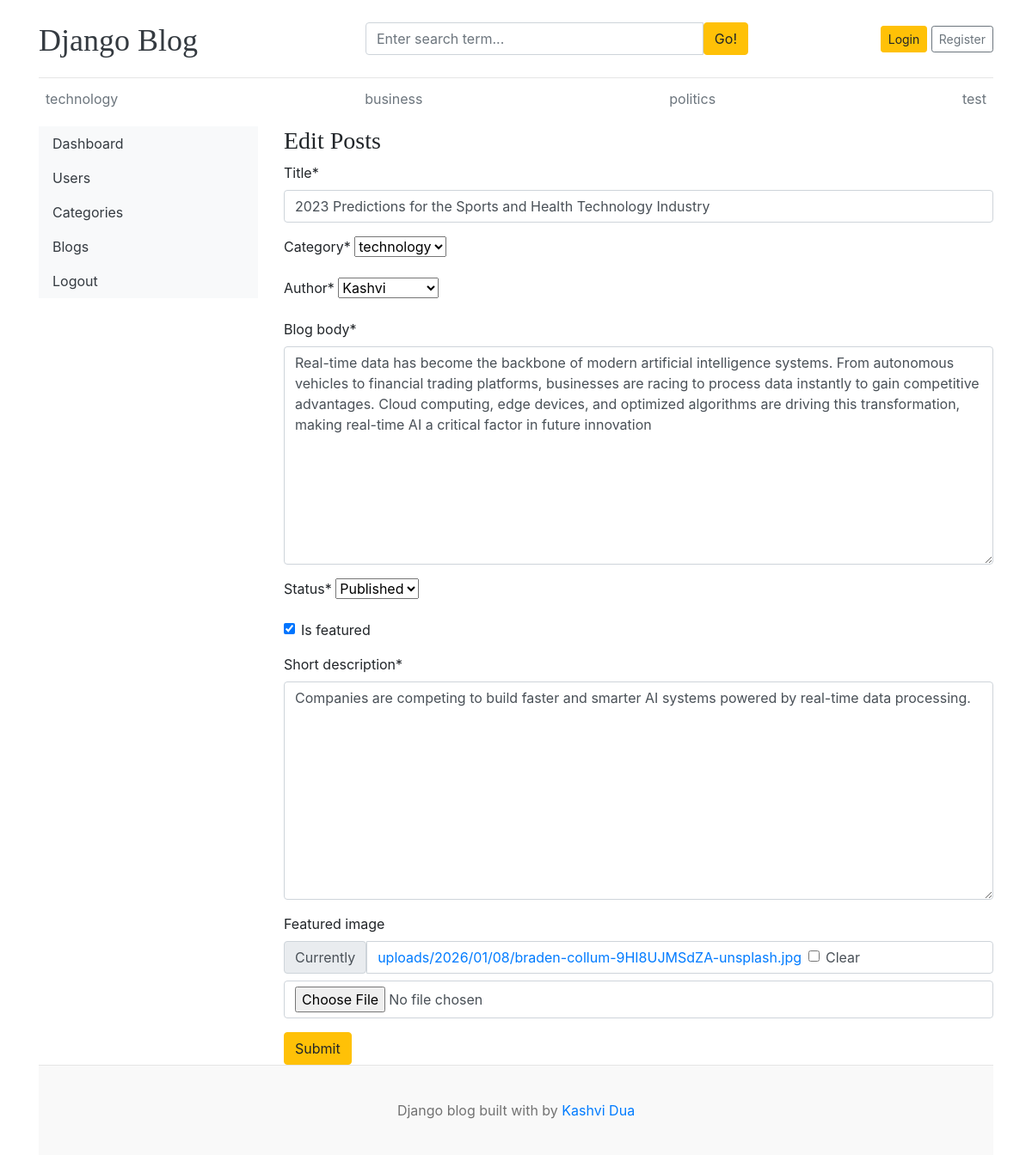
Screenshot of /dashboard/posts/edit/2/ with the database file from the repository.
### blogs/models.py (models this page shows, shortened)
class category(models.Model):
    category_name= models.CharField(max_length=50,unique=True)
    created_at= models.DateTimeField(auto_now_add=True)
    updated_at=models.DateTimeField(auto_now=True)
    def __str__(self):
        return self.category_name

class Blog(models.Model):
    title=models.CharField(max_length=100)
    slug=models.SlugField(max_length=150,unique=True)
    Category=models.ForeignKey(category,on_delete=models.CASCADE)
    author=models.ForeignKey(User,on_delete=models.CASCADE)
    featured_image = models.ImageField(
        upload_to='uploads/%Y/%m/%d',
        blank=True,
        null=True
    )
    short_description = models.TextField(max_length=500)
    blog_body = models.TextField(max_length=2000)
    status = models.IntegerField(
        choices=STATUS_CHOICES,
        default=0
    )
    is_featured = models.BooleanField(default=False)
    created_at = models.DateTimeField(auto_now_add=True)
    updated_at = models.DateTimeField(auto_now=True)

### dashboards/views.py (the view)
# urls.py: path('posts/edit/<int:pk>/',views.editpost,name='editpost'),
def editpost(request,pk):
    category_obj = get_object_or_404(Blog, pk=pk)
    if request.method == 'POST':
        form = BlogForm(request.POST, instance=category_obj)
        if form.is_valid():
            form.save()   # 🔁 update existing
            return redirect('posts')
    else:
        form = BlogForm(instance=category_obj)  # pre-filled form
    context={
        'form': form,
    }
    return render(request,'dashboard/editpost.html',context)

### dashboards/forms.py
class BlogForm(forms.ModelForm):
    class Meta:
        model = Blog
        fields =  (
            'title',
            'Category',
            'author',
            'blog_body',
            'status',
            'is_featured',
            'short_description',
            "featured_image",
        )

### blogs/context_preprocessor.py (called while the page is built)
def get_category(request):
    categories= category.objects.all()
    return dict(categories=categories)

### templates/dashboard/editpost.html (shortened to what this page needs)
{% extends 'base.html' %}
{% block content %}
{% load crispy_forms_tags %}
<div class="row">
    {% include 'dashboard/sidebar.html' %}
    <div class="col-md-9">
<h3>Edit
    Posts</h3>
       <form action="" method="post" enctype="multipart/form-data">
 {{ form|crispy }}
 <button type="submit" class="btn btn-warning">Submit</button>
       </form>
    </div>
</div>
{% endblock %}

### templates/base.html (shortened to what this page needs)
{% load static %}
<!DOCTYPE html>
<html lang="en">
<head>
    <link href="https://getbootstrap.com/docs/4.0/dist/css/bootstrap.min.css" rel="stylesheet">
    <link href="{%static 'css/blog.css' %}" rel="stylesheet">
    <link
  rel="stylesheet"
  href="https://cdnjs.cloudflare.com/ajax/libs/font-awesome/5.15.4/css/all.min.css"
/>
  </head>
<body>
    <div class="container">
      <header class="blog-header py-3">
        <div class="row flex-nowrap justify-content-between align-items-center">
          <div class="col-4 pt-1">
            <a class="blog-header-logo text-dark" href="/">Django Blog</a>
          </div>
          <div class="col-5">
    <form action="{% url 'search' %}" method="get">
        <div class="input-group">
            <input
                class="form-control"
                type="text"
                name="keyword"
                value="{{ keyword }}"
                placeholder="Enter search term..."
                aria-label="Enter search term..."
            />
            <button class="btn btn-warning" type="submit" id="button-search">
                Go!
            </button>
        </div>
    </form>
</div>
          <div class="col-3 d-flex justify-content-end align-items-center">
            {% if not user.is_authenticated %}
            <a class="btn btn-sm btn-warning" href="{% url 'login' %}">Login</a> &nbsp;
            <a class="btn btn-sm btn-outline-secondary" href="register">Register</a>
            {% else %}
            <span><a href="{% url 'dashboard' %}">Dashboard</a></span>
            &emsp;
            <span><a href="{% url 'logout' %}">Logout</a></span>
            {% endif %}
          </div>
        </div>
      </header>
      <div class="nav-scroller py-1 mb-2">
        <nav class="nav d-flex justify-content-between">
          {% for cat in categories %}
          <a class="p-2 text-muted" href="{% url 'postsbycategory' cat.id %}">{{ cat.category_name}}</a>
          {% endfor %}
        </nav>
      </div>
{% block content %}
{% endblock %}
<footer class="blog-footer">
  <p>Django blog built with   by <a href="#">Kashvi Dua</a></p>
</footer>
</body>
</html>

### static/css/blog.css (style rules this page uses)
.blog-header { border-bottom: 1px solid #e5e5e5; }
.blog-header-logo { font-family: "Playfair Display", Georgia, "Times New Roman", serif; font-size: 2.25rem; }
h1, h2, h3, h4, h5, h6 { font-family: "Playfair Display", Georgia, "Times New Roman", serif; }
.blog-footer { padding: 2.5rem 0; color: #727272; text-align: center; background-color: #f9f9f9; border-top: .05rem solid #e5e5e5; }
.blog-footer p:last-child { margin-bottom: 0; }

### rows the page displays
category: category_name "technology"
category: category_name "business"
category: category_name "politics"
category: category_name "test"
Blog: title "2023 Predictions for the Sports and Health Technology Industry", Category "technology", author "Kashvi", blog_body "Real-time data has become the backbone of modern artificial intelligence systems. From autonomous vehicles to financial trading platforms, businesses are racing to process data instantly to gain competitive advantages. Cloud computing, edge devices, and optimized algorithms are driving this transformation, making real-time AI a critical factor in future innovation", status "Published", is_featured "☑", short_description "Companies are competing to build faster and smarter AI systems powered by real-time data processing."
